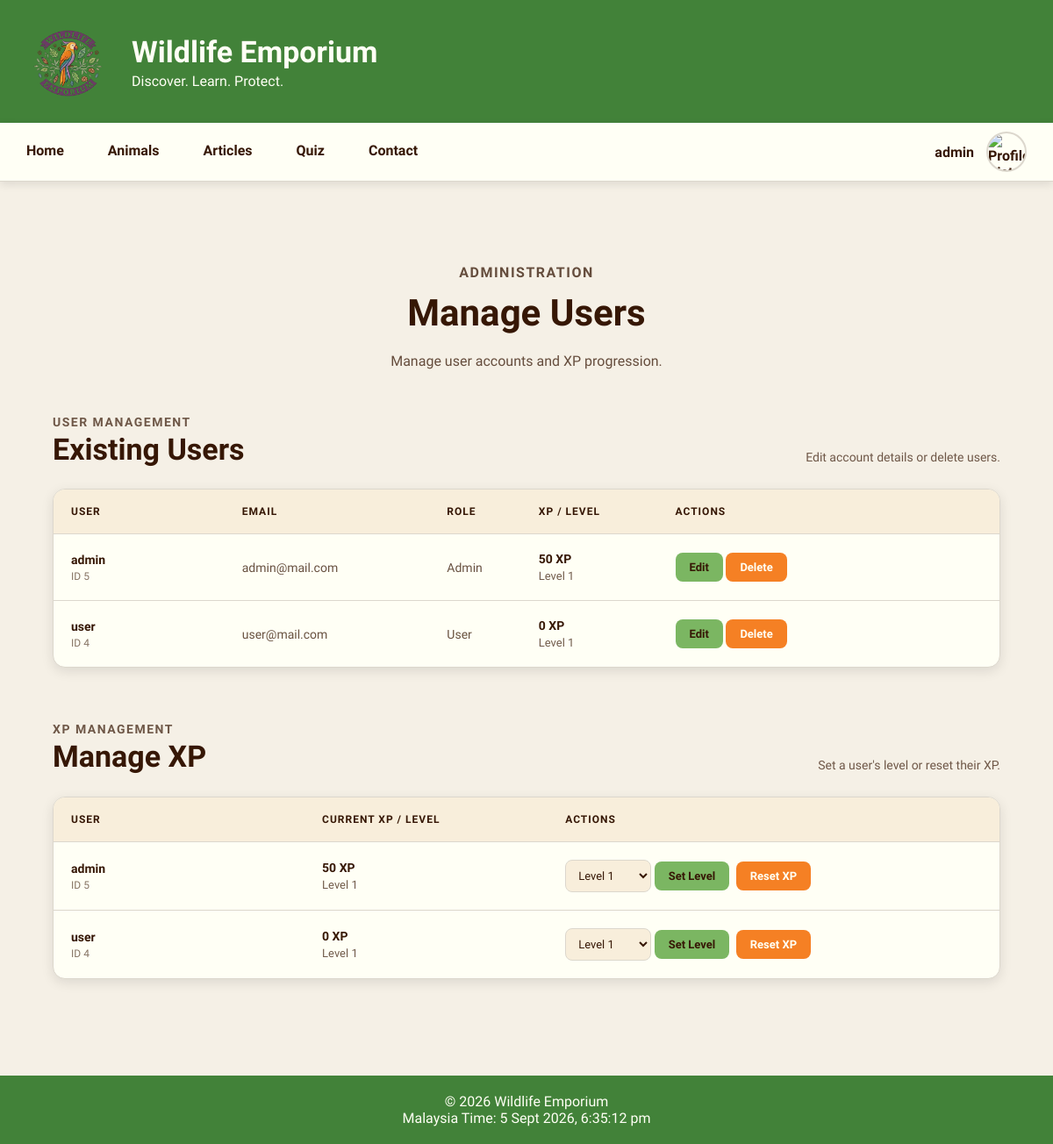
/admin/manageUsers.php (signed in), run on the app's committed database.
### tables this page shows
CREATE TABLE IF NOT EXISTS `users` (
  `userID` int UNSIGNED NOT NULL AUTO_INCREMENT,
  `username` varchar(30) NOT NULL,
  `email` varchar(255) NOT NULL,
  `passwordHash` varchar(255) NOT NULL,
  `profilePicture` varchar(255) DEFAULT 'default-avatar.png',
  `role` enum('user','admin') NOT NULL DEFAULT 'user',
  `createdAt` timestamp NOT NULL DEFAULT CURRENT_TIMESTAMP,
  `lastLogin` timestamp NULL DEFAULT NULL,
  `xp` int UNSIGNED NOT NULL DEFAULT '0',
  PRIMARY KEY (`userID`),
  UNIQUE KEY `username` (`username`),
  UNIQUE KEY `email` (`email`)
);

### includes/xp.php (called while the page is built, shortened)
<?php
require_once(__DIR__ . "/database.php");
$statement = mysqli_prepare(
    $connection,
    "SELECT xpBase, xpPower, maxLevel
     FROM xp_config
     WHERE configID = 1"
);
mysqli_stmt_execute($statement);
$result = mysqli_stmt_get_result($statement);
$config = mysqli_fetch_assoc($result);
$xpBase = (int) $config["xpBase"];
$xpPower = (float) $config["xpPower"];
$maxLevel = (int) $config["maxLevel"];
function getXPForLevel($level)
{
    global $xpBase, $xpPower, $maxLevel;
    return (int) round($xpBase * pow($level - 1, $xpPower));
}
function calculateLevel($xp)
{
    global $maxLevel;
    $level = 1;
    for ($i = 2; $i <= $maxLevel; $i++)
    {
        if ($xp < getXPForLevel($i))
        {
            break;
        }
        $level = $i;
    }
    return $level;
}
?>

### admin/manageUsers.php (the view, shortened to what this page needs)
<?php
require_once("../includes/database.php");
require_once("../includes/xp.php");
$usersQuery = "
    SELECT
        userID,
        username,
        email,
        role,
        xp
    FROM users
    ORDER BY username ASC
";
$statement = mysqli_prepare(
    $connection,
    $usersQuery
);
$users = [];
if ($statement)
{
    mysqli_stmt_execute($statement);
    mysqli_stmt_bind_result(
        $statement,
        $userID,
        $username,
        $email,
        $role,
        $xp
    );
    while (mysqli_stmt_fetch($statement))
    {
        $users[] = [
            "userID" => $userID,
            "username" => $username,
            "email" => $email,
            "role" => $role,
            "xp" => $xp
        ];
    }
}
?>
<!DOCTYPE html>
<html lang="en">
<head>
    <link
        rel="stylesheet"
        href="../css/style.css"
    >
    <link
        rel="stylesheet"
        href="../css/manageUsers.css"
    >
</head>
<body>
<?php include("../includes/header.php"); ?>
<?php include("../includes/navigation.php"); ?>
<main>
    <div class="manage-users-page">
        <section class="manage-users-header">
            <p class="manage-users-label">
                ADMINISTRATION
            </p>
            <h1>
                Manage Users
            </h1>
            <p>
                Manage user accounts and XP progression.
            </p>
        </section>
        <section
            class="existing-users"
            id="existing-users"
        >
            <div class="existing-users-header">
                <div>
                    <p class="management-section-label">
                        USER MANAGEMENT
                    </p>
                    <h2>
                        Existing Users
                    </h2>
                </div>
                <p>
                    Edit account details or delete users.
                </p>
            </div>
            <div class="users-table-container">
                <table class="users-table">
                    <thead>
                        <tr>
                            <th>
                                User
                            </th>
                            <th>
                                Email
                            </th>
                            <th>
                                Role
                            </th>
                            <th>
                                XP / Level
                            </th>
                            <th>
                                Actions
                            </th>
                        </tr>
                    </thead>
                    <tbody>
                        <?php if (!empty($users)): ?>
                            <?php foreach ($users as $user): ?>
                                <?php
                                $userXP = (int) $user["xp"];
                                $userLevel = calculateLevel($userXP);
                                ?>
                                <tr>
                                    <td class="user-information">
                                        <strong>
                                            <?php echo htmlspecialchars(
                                                $user["username"],
                                                ENT_QUOTES,
                                                "UTF-8"
                                            ); ?>
                                        </strong>
                                        <span>
                                            ID <?php echo (int) $user["userID"]; ?>
                                        </span>
                                    </td>
                                    <td class="user-email">
                                        <?php echo htmlspecialchars(
                                            $user["email"],
                                            ENT_QUOTES,
                                            "UTF-8"
                                        ); ?>
                                    </td>
                                    <td class="user-role">
                                        <?php echo htmlspecialchars(
                                            $user["role"],
                                            ENT_QUOTES,
                                            "UTF-8"
                                        ); ?>
                                    </td>
                                    <td class="user-xp">
                                        <strong>
                                            <?php echo number_format($userXP); ?> XP
                                        </strong>
                                        <span>
                                            Level <?php echo $userLevel; ?>
                                        </span>
                                    </td>
                                    <td class="user-actions">
                                        <a
                                            href="editUser.php?userID=<?php echo (int) $user["userID"]; ?>"
                                            class="user-action-edit"
                                        >
                                            Edit
                                        </a>
                                        <form
                                            method="POST"
                                            onsubmit="return confirm('Are you sure you want to permanently delete this user?');"
                                        >
                                            <button
                                                type="submit"
                                                class="user-action-delete"
                                            >
                                                Delete
                                            </button>
                                        </form>
                                    </td>
                                </tr>
                            <?php endforeach; ?>
                        <?php endif; ?>
                    </tbody>
                </table>
            </div>
        </section>
        <section class="manage-xp">
            <div class="manage-xp-header">
                <div>
                    <p class="management-section-label">
                        XP MANAGEMENT
                    </p>
                    <h2>
                        Manage XP
                    </h2>
                </div>
                <p>
                    Set a user's level or reset their XP.
                </p>
            </div>
            <div class="xp-table-container">
                <table class="xp-table">
                    <thead>
                        <tr>
                            <th>
                                User
                            </th>
                            <th>
                                Current XP / Level
                            </th>
                            <th>
                                Actions
                            </th>
                        </tr>
                    </thead>
                    <tbody>
                        <?php if (!empty($users)): ?>
                            <?php foreach ($users as $user): ?>
                                <?php
                                $userXP = (int) $user["xp"];
                                $userLevel = calculateLevel($userXP);
                                ?>
                                <tr>
                                    <td class="xp-user">
                                        <strong>
                                            <?php echo htmlspecialchars(
                                                $user["username"],
                                                ENT_QUOTES,
                                                "UTF-8"
                                            ); ?>
                                        </strong>
                                        <span>
                                            ID <?php echo (int) $user["userID"]; ?>
                                        </span>
                                    </td>
                                    <td class="xp-current">
                                        <strong>
                                            <?php echo number_format($userXP); ?> XP
                                        </strong>
                                        <span>
                                            Level <?php echo $userLevel; ?>
                                        </span>
                                    </td>
                                    <td class="xp-actions">
                                        <form method="POST">
                                            <select name="level">
                                                <?php for (
                                                    $level = 1;
                                                    $level <= $maxLevel;
                                                    $level++
                                                ): ?>
                                                    <option
                                                        value="<?php echo $level; ?>"
                                                        <?php echo $level === $userLevel ? "selected" : ""; ?>
                                                    >
                                                        Level <?php echo $level; ?>
                                                    </option>
                                                <?php endfor; ?>
                                            </select>
                                            <button
                                                type="submit"
                                                class="xp-action-set"
                                            >
                                                Set Level
                                            </button>
                                        </form>
                                        <form
                                            method="POST"
                                            onsubmit="return confirm('Reset this user to Level 1?');"
                                        >
                                            <button
                                                type="submit"
                                                class="xp-action-reset"
                                            >
                                                Reset XP
                                            </button>
                                        </form>
                                    </td>
                                </tr>
                            <?php endforeach; ?>
                        <?php endif; ?>
                    </tbody>
                </table>
            </div>
        </section>
    </div>
</main>
<?php include("../includes/footer.php"); ?>
</body>
</html>

### css/style.css (style rules this page uses)
* { margin: 0; padding: 0; box-sizing: border-box; }
:root { --background: rgb(245, 240, 230); --text: rgb(54, 23, 5); --dark-green: rgb(66, 130, 57); --light-green: rgb(123, 182, 98); --gold: rgb(251, 177, 73); --orange: rgb(245, 128, 36); --dark-purple: rgb(115, 51, 129); --light-purple: rgb(153, 79, 178); --card: rgb(255, 255, 245); --card-background: rgb(248, 238, 219); --border: rgb(220, 215, 205); --shadow: rgba(0, 0, 0, 0.10); }
body { font-family: "Work Sans", sans-serif; background-color: var(--background); color: var(--text); overflow-x: hidden; }
main { min-height: 600px; padding: 30px; width: 100%; }

### data on the page
users: username "admin", userID "5", email "admin@mail.com", role "Admin", xp "50", xp "1", level "Level 1"
users: username "user", userID "4", email "user@mail.com", role "User", xp "0", xp "1", level "Level 1"

### other printed values
$_SESSION["username"] "admin"
